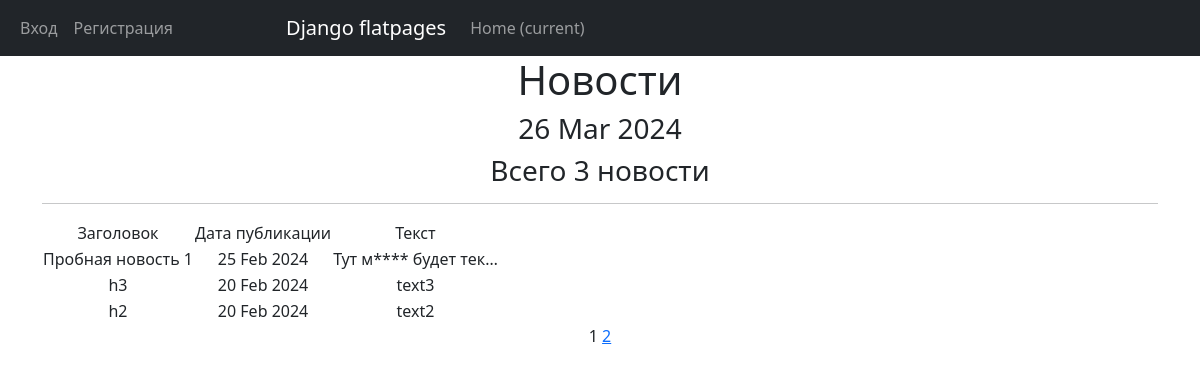
The page /news/ on the database as committed earlier.
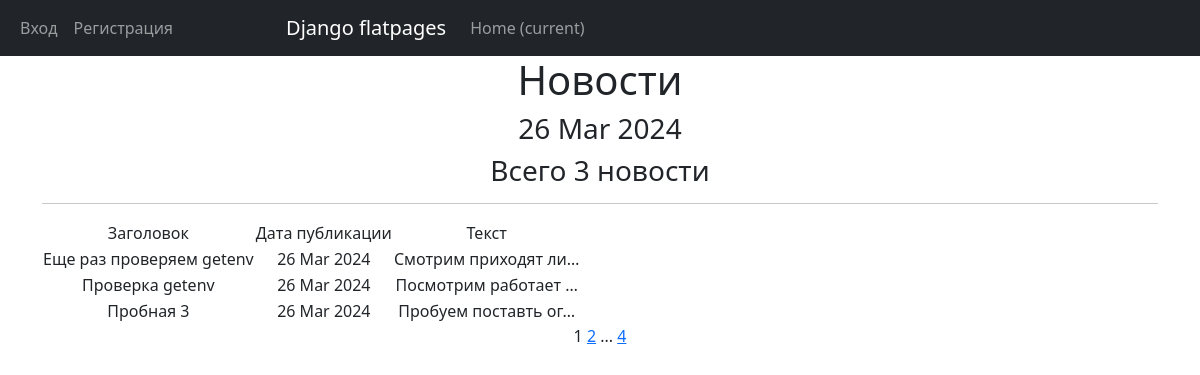
The same page on the database as committed later.
### news/models.py (models this page shows, shortened)
class Post(models.Model):
    news = "NW"
    articls = "AR"
    POST_TYPS = [
        (news, "Новость"),
        (articls, "Статья")
    ]
    author = models.ForeignKey(Author, on_delete=models.CASCADE)
    post_typ = models.CharField(max_length=2, choices=POST_TYPS, default=news)
    some_datatime = models.DateTimeField(auto_now_add=True)
    category = models.ManyToManyField(Category, through='PostCategory')
    headline = models.CharField(max_length=255)
    text = models.TextField()
    rating = models.IntegerField(default=0)

### news/views.py (the view)
# urls.py: path('news/', PostsList.as_view(), name='posts_list'),
class PostsList(ListView):
    model = Post
    ordering = '-some_datatime'
    template_name = 'flatpages/posts.html'
    context_object_name = 'posts'
    paginate_by = 3
    def get_context_data(self, **kwargs):
        context = super().get_context_data(**kwargs)
        context['time_now'] = datetime.utcnow()
        return context

### news/templatetags/custom_filters.py (called while the page is built)
@register.filter()
def censor(value):
    text = str(value)
    for word in BAD_WORDS:
        text = text.replace(word, word[:1] + '*' * (len(word)-1))
    return text

### templates/flatpages/posts.html (shortened to what this page needs)
{% extends 'flatpages/default.html' %}
{% load custom_filters %}
{% block content %}
<h1>Новости</h1>
<h3>{{ time_now|date:'d M Y' }}</h3>
<h3>Всего {{ posts|length }} новости</h3>
<hr>
   {% if posts %}
       <table>
           <tr>
               <td>Заголовок</td>
               <td>Дата публикации</td>
               <td>Текст</td>
           </tr>
           {% for post in posts %}
           <tr>
               <td>{{ post.headline }}</td>
               <td>{{ post.some_datatime|date:'d M Y' }}</td>
               <td>{{ post.text|truncatechars:20|censor }}</td>
           </tr>
           {% endfor %}
       </table>
   {% else %}
       <h2>Новостей нет!</h2>
   {% endif %}
   {{ page_obj.number }}
   {% if page_obj.has_next %}
       <a href="?page={{ page_obj.next_page_number }}">{{ page_obj.next_page_number }}</a>
       {% if paginator.num_pages != page_obj.next_page_number %}
           ...
           <a href="?page={{ page_obj.paginator.num_pages }}">{{ page_obj.paginator.num_pages }}</a>
       {% endif %}
   {% endif %}
{% endblock content %}

### templates/flatpages/default.html (shortened to what this page needs)
<!DOCTYPE html>
<html lang="en">
    <head>
        {% load static %}
        <link href="{% static 'css/styles.css' %}" rel="stylesheet" />
    </head>
    <body>
<nav class="navbar navbar-expand-lg navbar-dark bg-dark static-top">
        <div class="container" style="width: 350px">
        <div class="navbar-collapse collapse" id="navbarNav">
            <ul class="nav navbar-nav ml-auto">
                <li class="nav-item active">
                    {% if user.is_authenticated %}
                    <a class="nav-link" href='{% url "account_logout" %}'>Выход</a>
                    {% else %}
                    <a class="nav-link" href='{% url "account_login" %}'>Вход</a>
                    {% endif %}
                </li>
                <li class="nav-item active">
                    {% if not user.is_authenticated %}
                    <a class="nav-link" href='{% url "account_signup" %}'>Регистрация</a>
                    {% endif %}
                </li>
            </ul>
        </div>
    </div>
   <div class="container">
       <a class="navbar-brand" href="#">Django flatpages</a>
       <div class="collapse navbar-collapse" id="navbarResponsive">
           <ul class="navbar-nav ml-auto">
               <li class="nav-item active">
                   <a class="nav-link" href="#">Home
                       <span class="sr-only">(current)</span>
                   </a>
               </li>
           </ul>
       </div>
   </div>
</nav>
        <div class="container">
            <div class="row">
                <div class="col-lg-12 text-center">
                    {% block content %}{% endblock content %}
                </div>
             </div>
        </div>
    </body>
</html>

Rows that differ between the two databases and show on the page:
no longer on this page (row unchanged): Post: headline "Пробная новость 1", some_datatime "25 Feb 2024", text|censor "Тут м**** будет тек…"
no longer on this page (row unchanged): Post: headline "h3", some_datatime "20 Feb 2024", text|censor "text3"
no longer on this page (row unchanged): Post: headline "h2", some_datatime "20 Feb 2024", text|censor "text2"
added Post: headline "Еще раз проверяем getenv", some_datatime "26 Mar 2024", text|censor "Смотрим приходят ли…"
added Post: headline "Проверка getenv", some_datatime "26 Mar 2024", text|censor "Посмотрим работает …"
added Post: headline "Пробная 3", some_datatime "26 Mar 2024", text|censor "Пробуем поставть ог…"
Other text that changed with them:
{{ page_obj.paginator.num_pages }}: (not shown) → "4"
